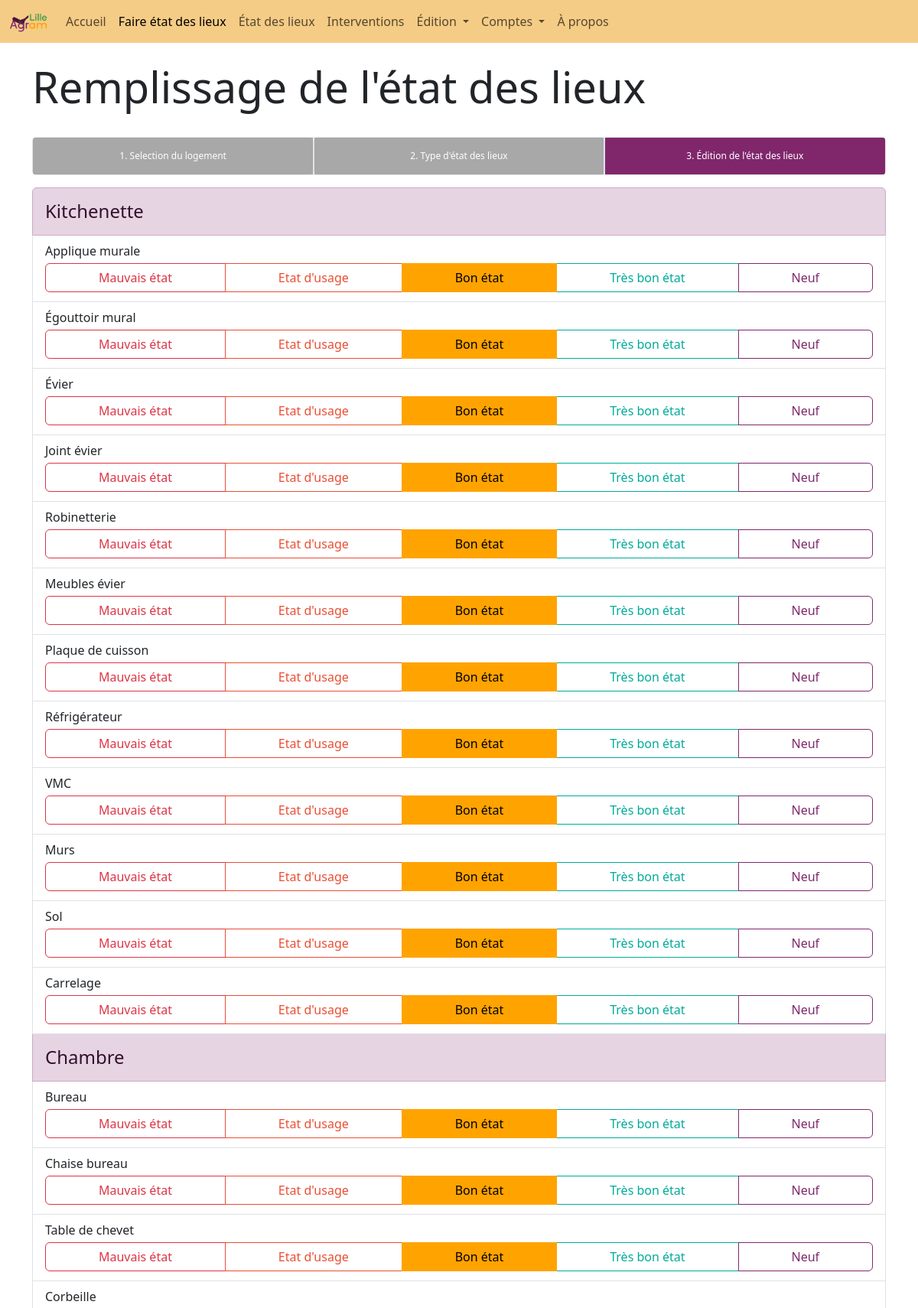
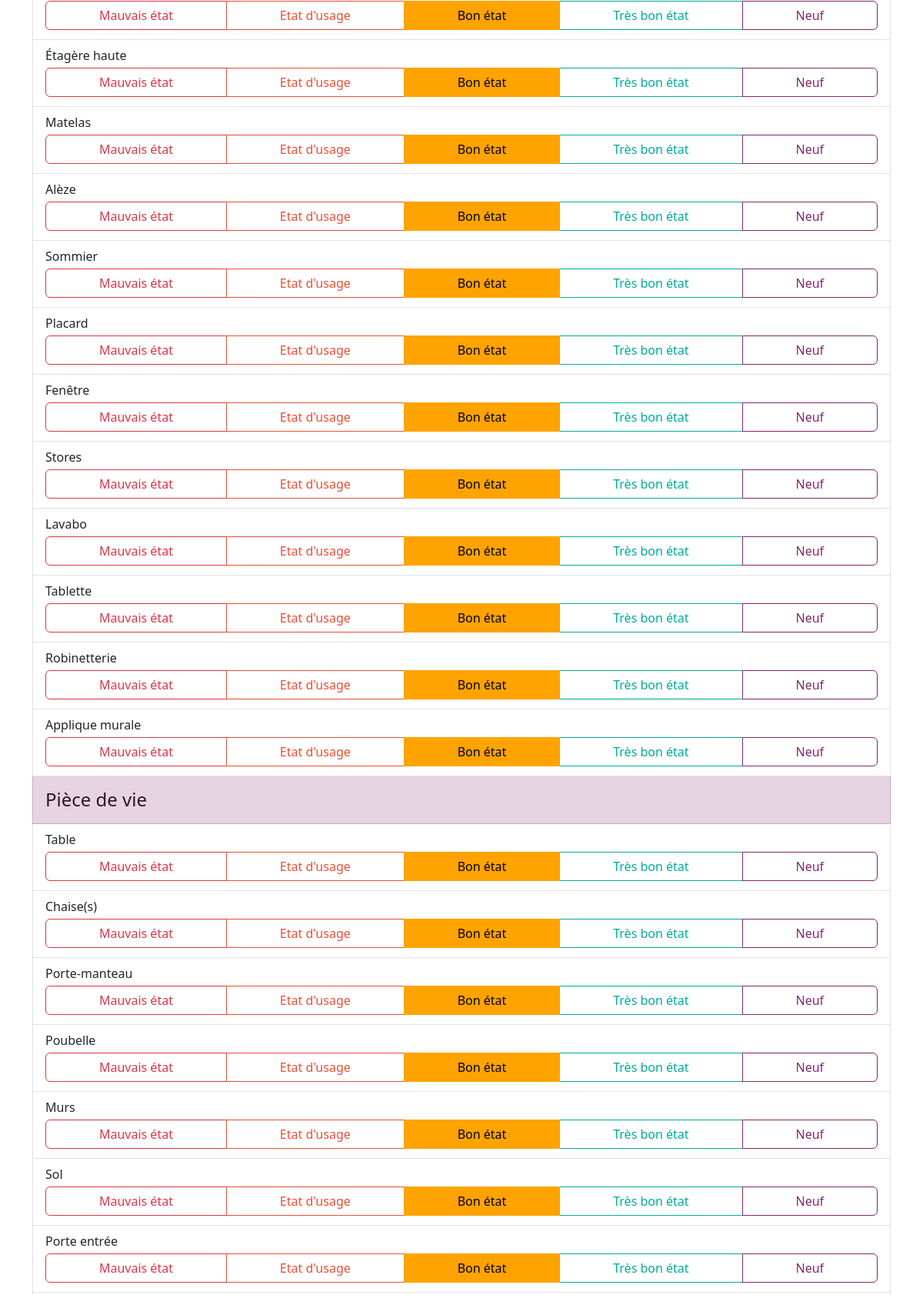
The page /recherche/logement-2/ (signed in, upper part) on the database its author committed (2 pictures, top to bottom).
### website/models.py (models this page shows)
class CategorieElement(db.Model):
    __tablename__ = "categorie_element"
    id = db.Column(db.Integer, primary_key=True)
    intitule = db.Column(db.String(100))

class Element(db.Model):
    __tablename__ = "element"
    id = db.Column(db.Integer, primary_key=True)
    id_categorie = db.Column(db.Integer, db.ForeignKey('categorie_element.id'))
    intitule = db.Column(db.String(100))

### website/blueprints/edl.py (the view)
@edl.route('recherche/<logement>/', methods = ['GET', 'POST'])
@login_required
def action_edl(logement):
    id_logement = logement.split('-')[1]
    query_logement = db.session.query(Logement).filter(Logement.id == id_logement).first()
    id_type_logement = query_logement.type_logement
    try:
        edl = getLastEtatDesLieux(id_logement)
    except:
        etat = getTemplateEtatDesLieux(id_type_logement)
        return render_template('remplissage_etat.html', active=activePage(1), user=current_user, etat=etat)
    return render_template('action_logement.html', active=activePage(1),  id_logement=id_logement, user=current_user, edl=edl)

### website/__init__.py (called while the page is built)
def create_app():
    app = Flask(__name__)
    secrey_key = uuid.uuid4().hex
    app.config['SECRET_KEY'] = "meow" #secrey_key
    app.config['SQLALCHEMY_DATABASE_URI'] = f'sqlite:///{DB_NAME}'
    db.init_app(app)
    from .blueprints.views import views
    from .blueprints.auth import auth
    from .blueprints.edition import edition
    from .blueprints.edl import edl
    app.register_blueprint(views, url_prefix = '/')
    app.register_blueprint(auth, url_prefix = '/')
    app.register_blueprint(edition, url_prefix = '/')
    app.register_blueprint(edl, url_prefix = '/')
    from .models import User
    with app.app_context():
        db.create_all()
    login_manager = LoginManager()
    login_manager.login_view = 'auth.login'
    login_manager.init_app(app)
    @login_manager.user_loader
    def load_user(id):
        return User.query.get(int(id))
    return app

### website/functions.py (called while the page is built)
def getLastEtatDesLieux(id_logement: int) -> dict:
    QueryEDL = db.session.query(EDL).filter(EDL.id_logement == id_logement).order_by(desc(EDL.date)).first()
    user = getUser(QueryEDL.effectue_par)
    edl = {'id_edl' : QueryEDL.id,
            'etat' : QueryEDL.etat,
            'date' : tempsHTMLVersHumain(tempsSecondeVersHTML(float(QueryEDL.date))),
            'nom' : QueryEDL.nom,
            'prenom' : QueryEDL.prenom,
            'agraml_nom': user['nom'],
            'agraml_prenom': user['prenom'],
            'pre_edl': QueryEDL.pre_edl,
            'logement_occupe': QueryEDL.etat}
    return edl

def activePage(id: int) -> ...:
    len = 20
    active = len * ['']
    active[id] = 'active'
    return active

### website/templates/edl/remplissage_etat.html (shortened to what this page needs)
{% extends "base.html" %}
{% block content %}
<br>
<h1 class="display-4">Remplissage de l'état des lieux</h1>
<br>
<div class="progress-stacked  mb-3" style="height: 50px">
  <div class="progress border" role="progressbar" style="height: 50px; width: 33%">
    <div class="progress-bar" style="background-color: rgb(168, 168, 168);">1. Selection du logement</div>
  </div>
  <div class="progress border" role="progressbar" style="height: 50px; width: 34%">
    <div class="progress-bar" style="background-color: rgb(168, 168, 168);">2. Type d'état des lieux</div>
  </div>
  <div class="progress border" role="progressbar" style="height: 50px; width: 33%">
    <div class="progress-bar">3. Édition de l'état des lieux</div>
  </div>
</div>
<ul class="list-group mb-4">
{% for categorie in etat %}
    <li class="list-group-item list-group-item-primary pt-3"><h4>{{categorie}}</h4></li>
    {% for element in etat[categorie] %}
        <li class="list-group-item">{{element.intitule}}<br>
            <div class="list-group">
                <div class="btn-group mt-1 mb-1" role="group" aria-label="Basic radio toggle button group">
                    {% for bouton in element.etat %}
                        <label class="btn btn btn-outline-{{bouton.couleur}}" for="{{element.id}}.{{bouton.valeur}}">{{bouton.attribut}}</label>
                    {% endfor %}
                </div>
            </div>
        </li>
    {% endfor %}
{% endfor %}
</ul>
{% endblock %}

### website/templates/base.html (style rules this page uses)
body { padding-top: 56px; }

### rows shown on the page
CategorieElement: intitule "Kitchenette"
Element: intitule "Applique murale", attribut "Mauvais état" "Etat d'usage" "Bon état" "Très bon état" "Neuf"
Element: intitule "Égouttoir mural", attribut "Mauvais état" "Etat d'usage" "Bon état" "Très bon état" "Neuf"
Element: intitule "Évier", attribut "Mauvais état" "Etat d'usage" "Bon état" "Très bon état" "Neuf"
Element: intitule "Joint évier", attribut "Mauvais état" "Etat d'usage" "Bon état" "Très bon état" "Neuf"
Element: intitule "Robinetterie", attribut "Mauvais état" "Etat d'usage" "Bon état" "Très bon état" "Neuf"
Element: intitule "Meubles évier", attribut "Mauvais état" "Etat d'usage" "Bon état" "Très bon état" "Neuf"
Element: intitule "Plaque de cuisson", attribut "Mauvais état" "Etat d'usage" "Bon état" "Très bon état" "Neuf"
Element: intitule "Réfrigérateur", attribut "Mauvais état" "Etat d'usage" "Bon état" "Très bon état" "Neuf"
Element: intitule "VMC", attribut "Mauvais état" "Etat d'usage" "Bon état" "Très bon état" "Neuf"
Element: intitule "Murs", attribut "Mauvais état" "Etat d'usage" "Bon état" "Très bon état" "Neuf"
Element: intitule "Sol", attribut "Mauvais état" "Etat d'usage" "Bon état" "Très bon état" "Neuf"
Element: intitule "Carrelage", attribut "Mauvais état" "Etat d'usage" "Bon état" "Très bon état" "Neuf"
CategorieElement: intitule "Chambre"
Element: intitule "Bureau", attribut "Mauvais état" "Etat d'usage" "Bon état" "Très bon état" "Neuf"
Element: intitule "Chaise bureau", attribut "Mauvais état" "Etat d'usage" "Bon état" "Très bon état" "Neuf"
Element: intitule "Table de chevet", attribut "Mauvais état" "Etat d'usage" "Bon état" "Très bon état" "Neuf"
Element: intitule "Corbeille", attribut "Mauvais état" "Etat d'usage" "Bon état" "Très bon état" "Neuf"
Element: intitule "Étagère haute", attribut "Mauvais état" "Etat d'usage" "Bon état" "Très bon état" "Neuf"
Element: intitule "Matelas", attribut "Mauvais état" "Etat d'usage" "Bon état" "Très bon état" "Neuf"
Element: intitule "Alèze", attribut "Mauvais état" "Etat d'usage" "Bon état" "Très bon état" "Neuf"
Element: intitule "Sommier", attribut "Mauvais état" "Etat d'usage" "Bon état" "Très bon état" "Neuf"
Element: intitule "Placard", attribut "Mauvais état" "Etat d'usage" "Bon état" "Très bon état" "Neuf"
Element: intitule "Fenêtre", attribut "Mauvais état" "Etat d'usage" "Bon état" "Très bon état" "Neuf"
Element: intitule "Stores", attribut "Mauvais état" "Etat d'usage" "Bon état" "Très bon état" "Neuf"
Element: intitule "Lavabo", attribut "Mauvais état" "Etat d'usage" "Bon état" "Très bon état" "Neuf"
Element: intitule "Tablette", attribut "Mauvais état" "Etat d'usage" "Bon état" "Très bon état" "Neuf"
Element: intitule "Robinetterie", attribut "Mauvais état" "Etat d'usage" "Bon état" "Très bon état" "Neuf"
Element: intitule "Applique murale", attribut "Mauvais état" "Etat d'usage" "Bon état" "Très bon état" "Neuf"
CategorieElement: intitule "Pièce de vie"
Element: intitule "Table", attribut "Mauvais état" "Etat d'usage" "Bon état" "Très bon état" "Neuf"
Element: intitule "Chaise(s)", attribut "Mauvais état" "Etat d'usage" "Bon état" "Très bon état" "Neuf"
Element: intitule "Porte-manteau", attribut "Mauvais état" "Etat d'usage" "Bon état" "Très bon état" "Neuf"
Element: intitule "Poubelle", attribut "Mauvais état" "Etat d'usage" "Bon état" "Très bon état" "Neuf"
Element: intitule "Murs", attribut "Mauvais état" "Etat d'usage" "Bon état" "Très bon état" "Neuf"
Element: intitule "Sol", attribut "Mauvais état" "Etat d'usage" "Bon état" "Très bon état" "Neuf"
Element: intitule "Porte entrée", attribut "Mauvais état" "Etat d'usage" "Bon état" "Très bon état" "Neuf"
